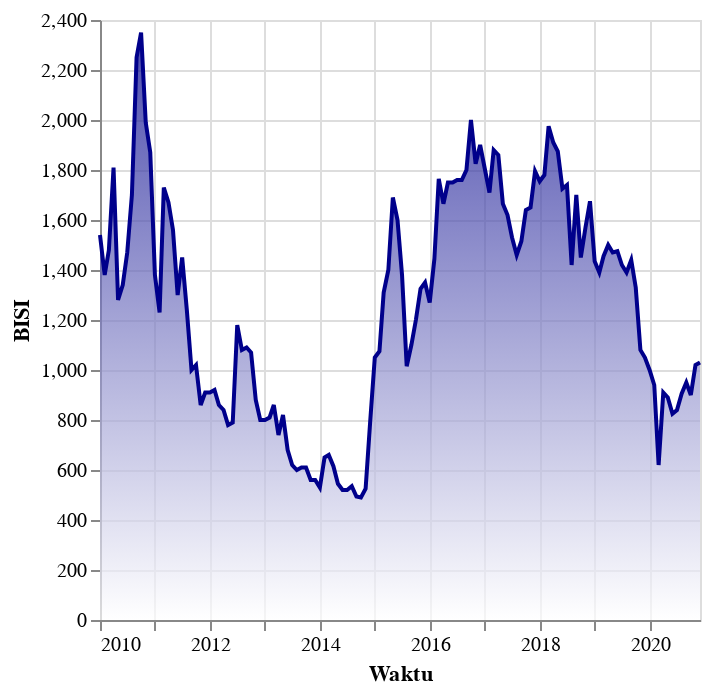

The cell this chart's notebook holds for it:
### Code cell
p2= Data1 |>
@vlplot(
    mark={:area,
    line={color="darkblue"},
    color={x1=1,y1=1,x2=1,y2=0,gradient=:linear,
    stops=[{offset=0,color="white"},{offset=1,color="darkblue"}]}},
    x="Waktu:t",
    y="BISI:q"
)

### Figure 1 — Vega-Lite specification as saved in the notebook (floating-point values rounded to 4 significant figures; data arrays with more than 128 entries replaced by an {"elided": "..."} marker saying what was removed)
{"data": {"values": {"elided": "132 records"}}, "encoding": {"x": {"field": "Waktu", "type": "temporal"}, "y": {"field": "BISI", "type": "quantitative"}}, "mark": {"color": {"gradient": "linear", "stops": [{"color": "white", "offset": 0}, {"color": "darkblue", "offset": 1}], "x1": 1, "x2": 1, "y1": 1, "y2": 0}, "line": {"color": "darkblue"}, "type": "area"}}
